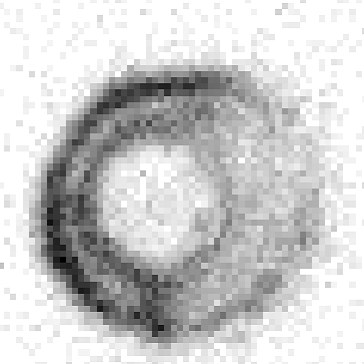
#> input picture donut.png, 364 x 364 px, found by its file name
$ python Convolution_2D.py   (older library calls are emulated)
#> lines starting #> are read from the running program, lines starting #| are printed output that depends on the picture
import numpy as np; import cv2
import scipy; from scipy.linalg import fractional_matrix_power
import matplotlib.pyplot as plt

img=cv2.imread("F:\\Trabajo de Fin de Grado 2021-2022\\Images\\donut.png",0) # leemos la imagen
#> img is the input picture: shape (364, 364); min 0, max 255, mean 204.8
#imgray=cv2.cvtColor(img,cv2.COLOR_RGB2GRAY) # pasamos a grises la imagen

# kernel:
h=np.array([[-1,-1,-1],[-1,8,-1],[-1,-1,-1]]) # deteccion de bordes
#h=np.array([[1,1,1],[1,1,1],[1,1,1]]) # blur
#h=h/9
"""
# Desenfoque gaussiano 5x5:
h=np.array([[1,4,6,4,1],[4,16,24,16,4],[6,24,36,24,6],[4,16,24,16,4],[1,4,6,4,1]])
h=h/256
"""
"""
# Enfoque:
h=np.array([[1,4,6,4,1],[4,16,24,16,4],[6,24,-476,24,6],[4,16,24,16,4],[1,4,6,4,1]])
h=h/(-256)
"""
"""
img2=np.zeros(forma) # imagen resultado
# Implementamos el algoritmo de convolucion:
for x in list(range(1, forma[0]-1)):
    for y in list(range(1, forma[1]-1)):
        suma=0
        for i in list(range(-1, 2)):
            for j in list(range(-1, 2)):
                suma=imgray[x-i, y-j]*h[i+1,j+1]+suma
        img2[x,y]=suma

maxs=np.amax(img2)
print('max: ', maxs)
img2=img2*255/maxs
img2=img2.astype(np.uint8)
"""

# convolute with proper kernels
sobelx=cv2.Sobel(img,ddepth=6,dx=1,dy=0,ksize=3)
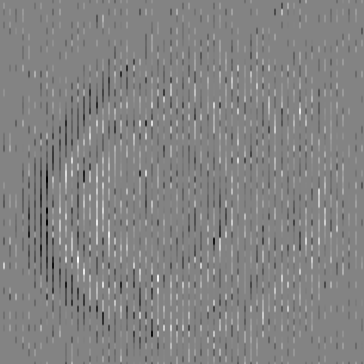
#> sobelx: shape (364, 364) float64; min -432, max 407, mean 0; drawn with min black and max white
sobely=cv2.Sobel(img,ddepth=6,dx=0,dy=1,ksize=3) # it seems that cv2.CV_64F is equivalent to ddepth=6
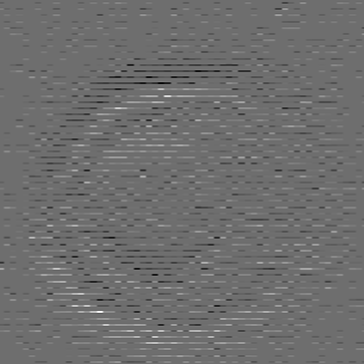
#> sobely: shape (364, 364) float64; min -504, max 660, mean -0.1; drawn with min black and max white
#sobelz=cv2.Sobel(sobelx,ddepth=cv2.CV_16S,dx=0,dy=1,ksize=3,scale=1,delta=0,borderType=cv2.BORDER_DEFAULT)
#> (the run stopped early here; a loop or call above may not have finished)
